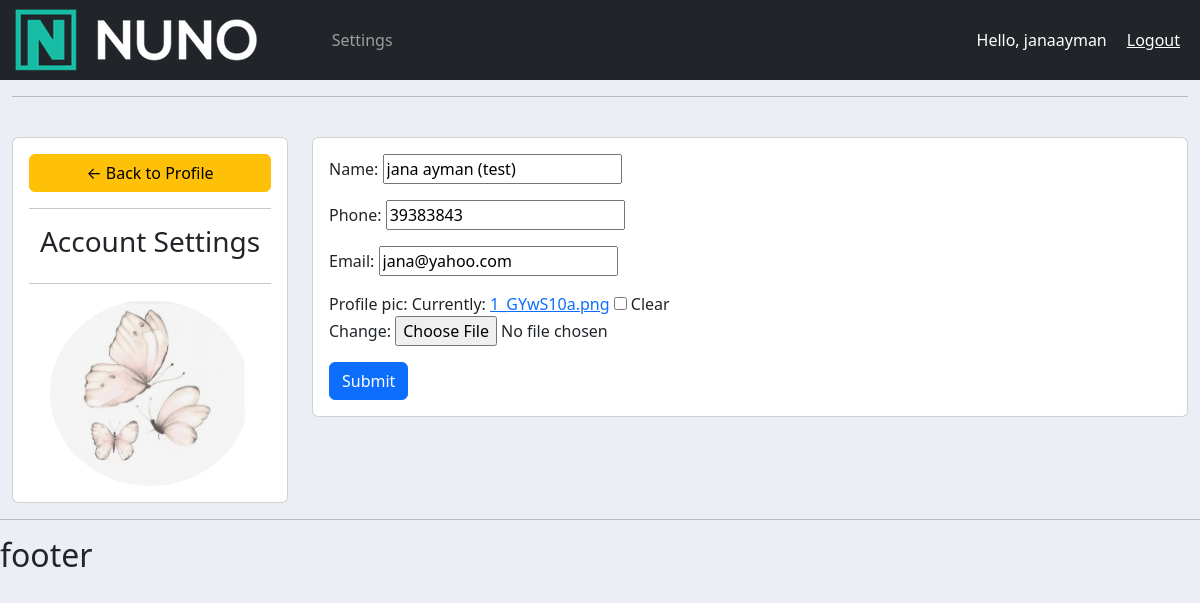
/account/ (signed in), run on the app's committed database.
### accounts/models.py (models this page shows, shortened)
class Customer(models.Model):
    user = models.OneToOneField(User, null= True, blank=True, on_delete=models.CASCADE)
    name = models.CharField(max_length=200, null= True)
    phone = models.CharField(max_length=200, null= True)
    email = models.CharField(max_length=200, null= True)
    profile_pic = models.ImageField(default='avatar1.png',null= True, blank= True)
    date_created = models.DateTimeField(auto_now_add= True, null= True)

### accounts/decorators.py (the view)
        def wrapper_func(request, *args, **kwargs):
            group = None
            if request.user.groups.exists():
                group = request.user.groups.all()[0].name
            if group in allowed_roles:
             return view_func(request, *args, **kwargs)
            else:
             return HttpResponse('you are not allow to show this page')

### accounts/forms.py
class CustomerForm(ModelForm):
	class Meta:
		model = Customer
		fields = '__all__'
		exclude = ['user']

### accounts/views.py (called while the page is built)
@login_required(login_url='login')
@allowed_user(allowed_roles=['customer'])
def accountSettings(request):
    customer = request.user.customer
    form = CustomerForm(instance=customer)
    if request.method == 'POST':
        form = CustomerForm(request.POST, request.FILES, instance= customer)
        if form.is_valid():
            form.save()
    context= {'form': form}
    return render(request, 'accounts/account_setting.html', context )

### accounts/templates/accounts/account_setting.html (shortened to what this page needs)
{%  extends 'accounts/main.html' %}
{% load static %}
{% block content %}
<br>
<div class="row">
	<div class="col-md-3">
		<div class="card card-body">
			<a class="btn btn-warning" href="{% url 'home' %}"> &#8592; Back to Profile</a>
			<hr>
			<h3 style="text-align: center">Account Settings</h3>
			<hr>
			<img class="profile-pic" src="{{request.user.customer.profile_pic.url}}">
		</div>
	</div>
	<div class="col-md-9">
		<div class="card card-body">
			<form method="POST" action="" enctype="multipart/form-data">
				{{form.as_p}}
			<input class="btn btn-primary" type="submit" name="Update Information">
			</form>
		</div>
	</div>
</div>
{% endblock %}

### accounts/templates/accounts/navbar.html (shortened to what this page needs)
{% load static %}
<nav class="navbar navbar-expand-lg navbar-dark bg-dark">
    <img src="{% static 'images/nuno.png' %}">Navbar</img>
    <div class="collapse navbar-collapse" id="navbarNav">
      <ul class="navbar-nav">
        {% if request.user.is_staff %}
        <li class="nav-item active">
          <a class="nav-link" href="{% url 'home' %}">Dashboard </a>
        </li>
        <li class="nav-item">
          <a class="nav-link" href="{% url 'product' %}">Products </a>
        </li>
        {% else %}
        <li class="nav-item">
          <a class="nav-link" href="{% url 'account' %}"> Settings </a>
        </li>
        {% endif %}
      </ul>
    </div>
    <span class ='hello-msg'>Hello, {{request.user}}</span>
    <span><a class='hello-msg' href='{% url 'logout' %}'>Logout</a></span>
  </nav>

### static/css/main.css (style rules this page uses)
body { background-color: #ebeff5; }

### accounts/templates/accounts/navbar.html (style rules this page uses)
.hello-msg { font-size: 18; color: #fff; margin-right: 20px; }

### accounts/templates/accounts/account_setting.html (style rules this page uses)
.profile-pic { max-width: 200px; max-height:200px; margin: 0 auto; border-radius: 50%; }

### data on the page
Customer: name "jana ayman (test)", phone "39383843", email "jana@yahoo.com"

### other printed values
{{ request.user }} "janaayman"
